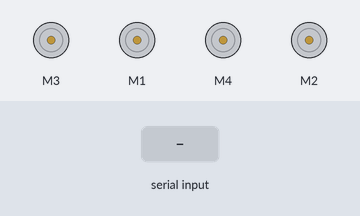
Simulated run of this sketch. Board: Arduino Uno, built with avr-gcc and run on an emulated ATmega328P. Parts: 4 × DC motor (green arrow = forward, orange = backward, longer = faster). The inputs (shaded band) are chosen by the test bench.

Above: at 1.2 s.
1.3 s: "90,45\n" received over Serial
At 2.3 s:
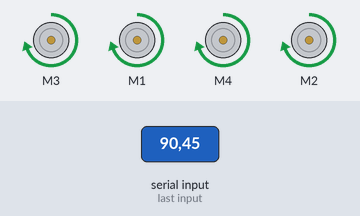
2.8 s: "30,150\n" received over Serial
At 3.5 s:
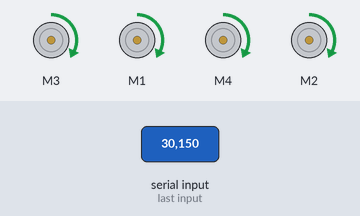
4.3 s: "5\n" received over Serial
At 5.5 s:
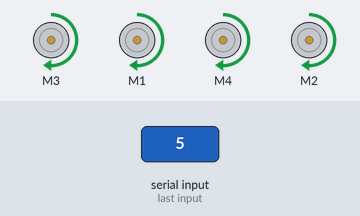
5.8 s: "90\n" received over Serial
At 6.9 s:
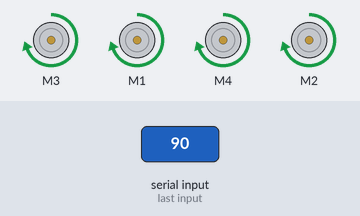
Timing chart, 0 to 8.3 s (numbered marks = the images above; inputs shaded):
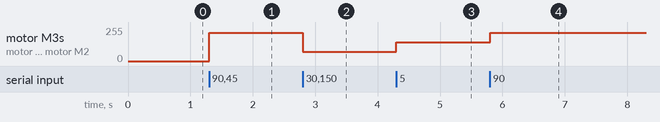

The sketch:

cmd_vel.ino
```cpp
#include <AFMotor.h>
AF_DCMotor M_FR(3);
AF_DCMotor M_FL(4);
AF_DCMotor M_BR(1);
AF_DCMotor M_BL(2);

float x,z,vr,vl; // for the velocity
String cmd_str;

void setup()
{
  Serial.begin(115200);
}

void loop() {
 // reception des données provenant de Raspbery
 if (Serial.available())
 {
  cmd_str = Serial.readStringUntil('\n');
  separation();
  right_left_wheels();
  affectation();
  delay(10);
 }
}

 // to split the string into a float
void separation(){

 String x_str;
 String z_str;

 //convert char to string
 char cmd[cmd_str.length() + 1];
 cmd_str.toCharArray( cmd, cmd_str.length() + 1);
 char *c = &cmd[0];

 // recuperation of x_str
  for(int i = 0; i <= cmd_str.length() + 1; i++){
    if (*c != 'a') {
    x_str = x_str + *c;
    c+=1;
    }
    else
      break;
  }

 // recuperation of z_str
  c+=1;
  for(int i = 0; i <= cmd_str.length() + 1; i++){
    if (*c != 'e') {
    z_str = z_str + *c;
    c+=1;
    }
    else
      break;
  }

  x = x_str.toFloat();
  z = z_str.toFloat();
}

void right_left_wheels(){
  double l = 1.0 / 2 ;
  vr = x + z * l;
  vl = x - z * l;

  //conversion en pwm
  vr = vr * 255 / 0.66;
  vl = vl * 255 / 0.66;
}

// to give the commande to a motor
void affectation(){

  // move forward_Right_wheels
  if(vr>=0){
    M_FR.setSpeed(vr);
    M_BR.setSpeed(vr);
    M_FR.run(FORWARD);
    M_BR.run(FORWARD);
  }

  // move forward_left_wheels
  if(vl>=0){
    M_FL.setSpeed(vl);
    M_BL.setSpeed(vl);
    M_FL.run(FORWARD);
    M_BL.run(FORWARD);
  }

  // move backward_right_wheels
  if(vr<0){
    M_FR.setSpeed(-vr);
    M_BR.setSpeed(-vr);
    M_FR.run(BACKWARD);
    M_BR.run(BACKWARD);
  }


  if(vl<0){
    M_FL.setSpeed(-vl);
    M_BL.setSpeed(-vl);
    M_FL.run(BACKWARD);
    M_BL.run(BACKWARD);
  }


}
```

Measured:
- after the input at 1.3 s, motor M3, motor M1, motor M4, motor M2: stopped → forward 212/255 at once
- after the input at 2.8 s, motor M3, motor M1, motor M4, motor M2: forward 212/255 → forward 70/255 at once
- after the input at 4.3 s, motor M3, motor M1, motor M4, motor M2: forward 70/255 → forward 139/255 at once
- after the input at 5.8 s, motor M3, motor M1, motor M4, motor M2: forward 139/255 → forward 212/255 at once
